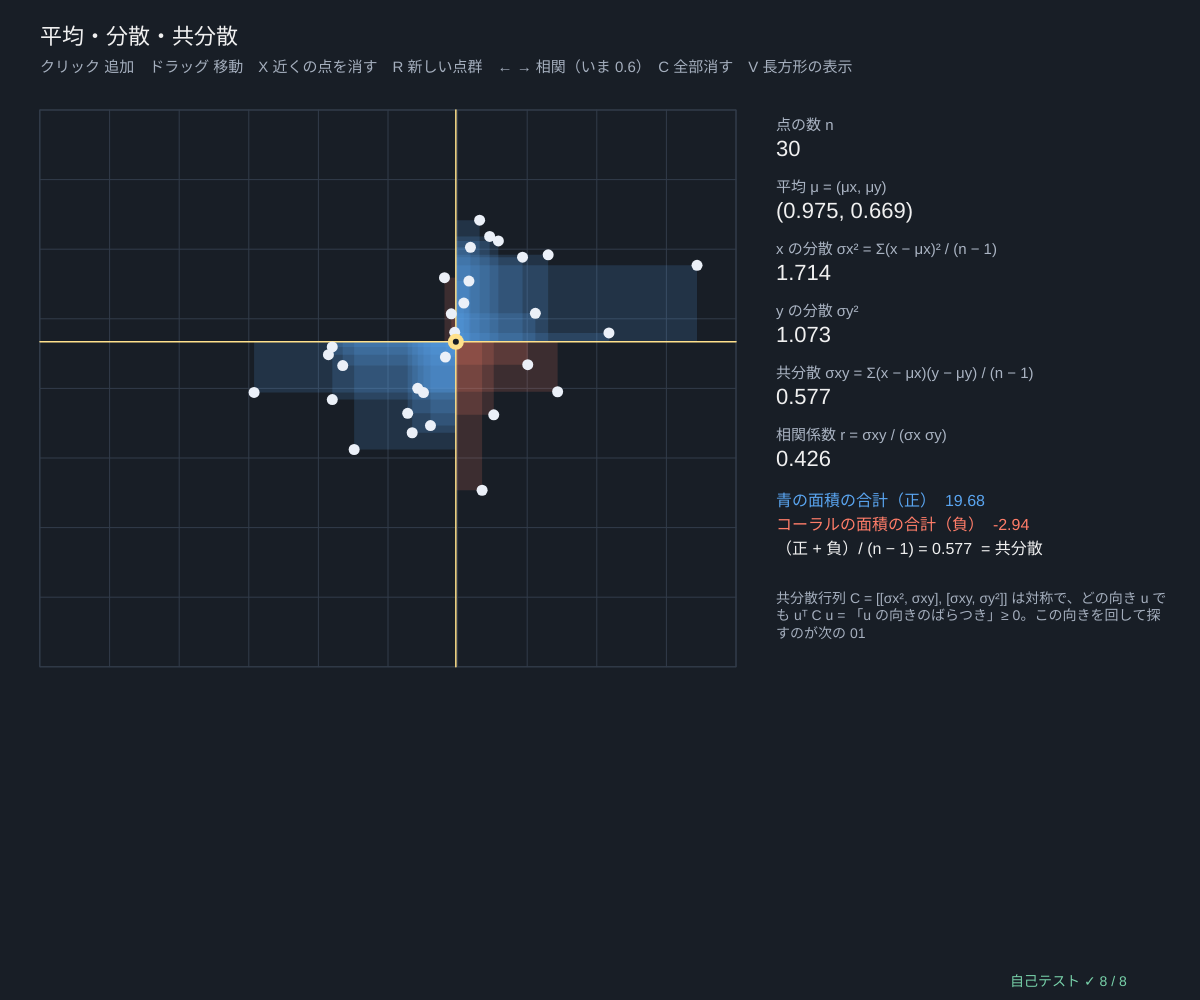
Frame 1 (no input)
Frame 60 (no input): identical to frame 1, image omitted
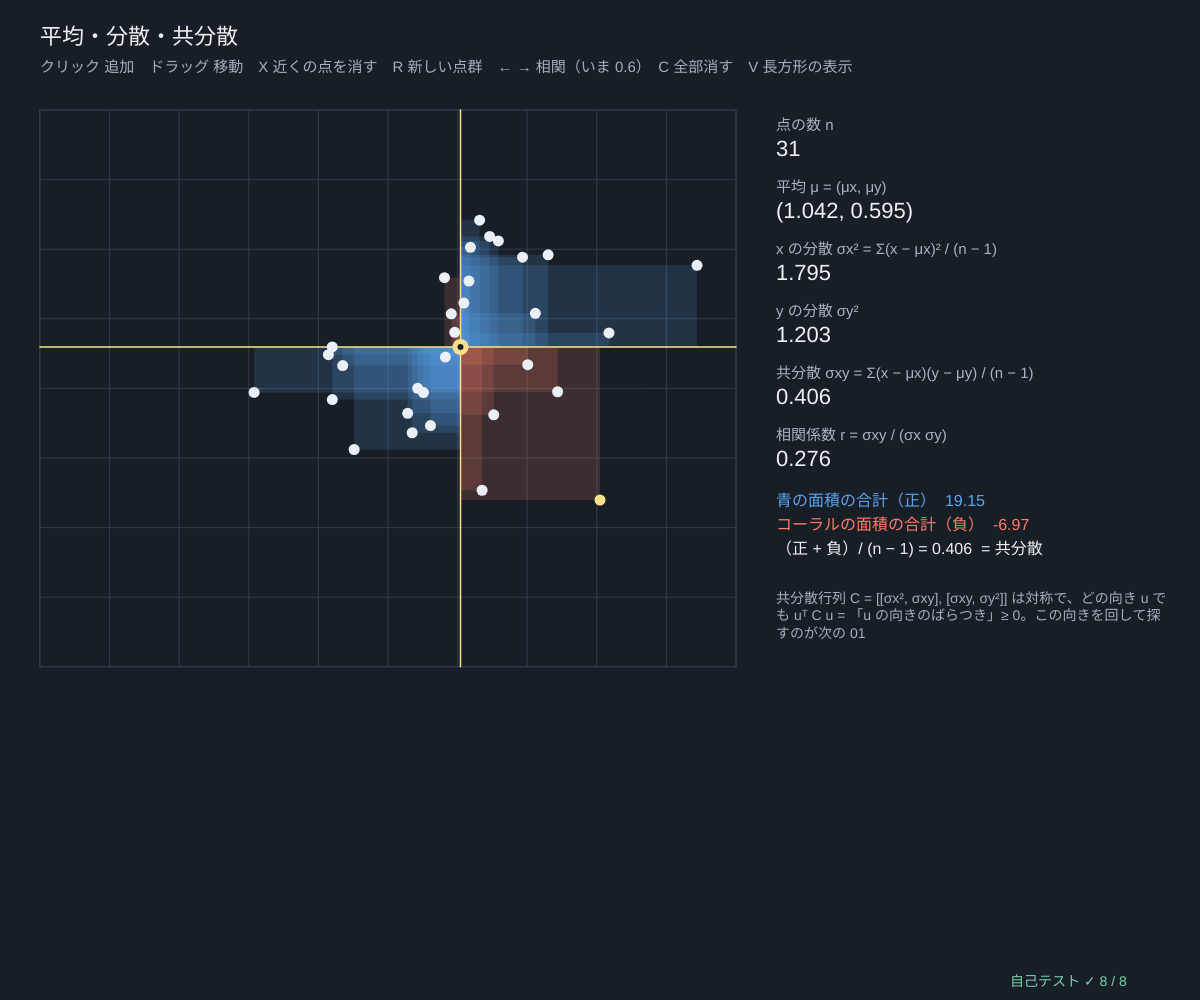
Frame 120 (the mouse pressed at the canvas centre since frame 60)

The p5.js sketch that drew these frames (run headless with seeded random() and noise() and a simulated clock; from frame 60 on, the mouse is pressed at the canvas centre):

// p5.js sketch
// ── sketch.js
// ============================================
// 00 平均・分散・共分散 ─ 点の集まりの「真ん中」と「ばらつき」を数で表す
// 平均（重心）μ、x と y の分散 = 平均からのずれの 2 乗の平均、共分散 = (x のずれ) × (y のずれ) の平均
//   長方形 = 各点の (x − μx)(y − μy)。右上・左下（青）は正、左上・右下（コーラル）は負 → 合計 / (n − 1) が共分散
//   相関係数 r = 共分散 / (σx σy) は −1〜1。n − 1 で割る（不偏分散）約束はこのシリーズ全部で同じ
// クリック 点を追加 / ドラッグ 点を動かす / X 近くの点を消す / R 新しい点群 / ← → 相関の強さ / C 全部消す
// ============================================

let pts = [], dragI = -1, corrTarget = 0.6, seedP = 1, showRects = true;   // ★ corrTarget = R で作る点群の相関
const VIEW = { x0: -5, x1: 5, y0: -4, y1: 4 };   // ★ 画面に映すデータの範囲

function setup() { createCanvas(windowWidth, windowHeight); textWrap(CHAR); selfTest(); newCloud(); }
function newCloud() {
  seedRng(seedP); let r = corrTarget;
  pts = gaussCloud(30, [0.5, 0.2], [[2.2, r * Math.sqrt(2.2 * 1.3)], [r * Math.sqrt(2.2 * 1.3), 1.3]]).map((p) => [clampv(p[0], VIEW.x0, VIEW.x1), clampv(p[1], VIEW.y0, VIEW.y1)]);
}
// ★ 平均・分散・共分散・相関を計算（点が 2 個未満なら 0）
function stats(P) {
  if (P.length < 1) return { mu: [0, 0], vx: 0, vy: 0, cxy: 0, r: 0, n: 0 };
  let C = covMatrix(P), mu = colMeans(P), r = C[0][0] > 1e-12 && C[1][1] > 1e-12 ? C[0][1] / Math.sqrt(C[0][0] * C[1][1]) : 0;
  return { mu, vx: C[0][0], vy: C[1][1], cxy: C[0][1], r: clampv(r, -1, 1), n: P.length, C };
}
function plotBox() { let s = Math.min((width * 0.58) / (VIEW.x1 - VIEW.x0), (height - 170) / (VIEW.y1 - VIEW.y0)); return { s, ox: 40 + (s * (VIEW.x1 - VIEW.x0)) / 2, oy: 110 + (s * (VIEW.y1 - VIEW.y0)) / 2 }; }
function toScr(p) { let b = plotBox(); return [b.ox + p[0] * b.s, b.oy - p[1] * b.s]; }
function toData(x, y) { let b = plotBox(); return [clampv((x - b.ox) / b.s, VIEW.x0, VIEW.x1), clampv((b.oy - y) / b.s, VIEW.y0, VIEW.y1)]; }

function draw() {
  background(24, 30, 38);
  let st = stats(pts), b = plotBox(), m = toScr(st.mu);
  // ---- 座標と枠
  stroke(50, 60, 74); strokeWeight(1); noFill(); rect(b.ox + VIEW.x0 * b.s, b.oy - VIEW.y1 * b.s, (VIEW.x1 - VIEW.x0) * b.s, (VIEW.y1 - VIEW.y0) * b.s);
  for (let gx = VIEW.x0; gx <= VIEW.x1; gx++) line(b.ox + gx * b.s, b.oy - VIEW.y1 * b.s, b.ox + gx * b.s, b.oy - VIEW.y0 * b.s);
  for (let gy = VIEW.y0; gy <= VIEW.y1; gy++) line(b.ox + VIEW.x0 * b.s, b.oy - gy * b.s, b.ox + VIEW.x1 * b.s, b.oy - gy * b.s);
  // ---- 偏差の長方形（正 = 青、負 = コーラル）
  let pos = 0, neg = 0;
  for (let p of pts) {
    let a = (p[0] - st.mu[0]) * (p[1] - st.mu[1]), q = toScr(p);
    if (a >= 0) pos += a; else neg += a;
    if (!showRects) continue;
    noStroke(); fill(a >= 0 ? color(90, 165, 240, 40) : color(255, 125, 105, 40)); rect(Math.min(m[0], q[0]), Math.min(m[1], q[1]), Math.abs(q[0] - m[0]), Math.abs(q[1] - m[1]));
  }
  // ---- 平均の十字と点
  stroke(255, 225, 140); strokeWeight(1.5); line(m[0], b.oy - VIEW.y1 * b.s, m[0], b.oy - VIEW.y0 * b.s); line(b.ox + VIEW.x0 * b.s, m[1], b.ox + VIEW.x1 * b.s, m[1]);
  pts.forEach((p, i) => { let q = toScr(p); noStroke(); fill(i === dragI ? color(255, 225, 140) : color(235, 240, 248)); circle(q[0], q[1], 11); });
  fill(255, 225, 140); circle(m[0], m[1], 16); fill(24, 30, 38); circle(m[0], m[1], 6);
  // ---- 数字
  let px = b.ox + VIEW.x1 * b.s + 40, y = 130;
  textAlign(LEFT, BASELINE); noStroke(); fill(240); textSize(22); text('平均・分散・共分散', 40, 44);
  fill(165, 175, 190); textSize(15); text('クリック 追加　ドラッグ 移動　X 近くの点を消す　R 新しい点群　← → 相関（いま ' + fmtN(corrTarget, 1) + '）　C 全部消す　V 長方形の表示', 40, 72);
  let rows = [
    ['点の数 n', String(st.n)],
    ['平均 μ = (μx, μy)', fmtVec(st.mu, 3)],
    ['x の分散 σx² = Σ(x − μx)² / (n − 1)', fmtN(st.vx, 3)],
    ['y の分散 σy²', fmtN(st.vy, 3)],
    ['共分散 σxy = Σ(x − μx)(y − μy) / (n − 1)', fmtN(st.cxy, 3)],
    ['相関係数 r = σxy / (σx σy)', fmtN(st.r, 3)],
  ];
  for (let [k, v] of rows) { fill(170, 180, 195); textSize(15); text(k, px, y); fill(240); textSize(22); text(v, px, y + 26); y += 62; }
  fill(90, 165, 240); textSize(16); text('青の面積の合計（正）  ' + fmtN(pos, 2), px, y + 4);
  fill(255, 125, 105); text('コーラルの面積の合計（負）  ' + fmtN(neg, 2), px, y + 28);
  fill(240); text('（正 + 負）/ (n − 1) = ' + fmtN(st.n > 1 ? (pos + neg) / (st.n - 1) : 0, 3) + '  = 共分散', px, y + 52);
  fill(165, 175, 190); textSize(14);
  text('共分散行列 C = [[σx², σxy], [σxy, σy²]] は対称で、どの向き u でも uᵀ C u = 「u の向きのばらつき」≥ 0。この向きを回して探すのが次の 01', px, y + 90, width - px - 30);
  drawSelfTest(width - 190, height - 14);
}

function nearest(x, y) { let best = -1, bd = 14; pts.forEach((p, i) => { let q = toScr(p), dd = Math.hypot(q[0] - x, q[1] - y); if (dd < bd) { bd = dd; best = i; } }); return best; }
function inPlot(x, y) { let b = plotBox(); return x > b.ox + VIEW.x0 * b.s && x < b.ox + VIEW.x1 * b.s && y > b.oy - VIEW.y1 * b.s && y < b.oy - VIEW.y0 * b.s; }
function mousePressed() { dragI = nearest(mouseX, mouseY); if (dragI < 0 && inPlot(mouseX, mouseY) && pts.length < 200) { pts.push(toData(mouseX, mouseY)); dragI = pts.length - 1; } }
function mouseDragged() { if (dragI >= 0 && pts[dragI]) pts[dragI] = toData(mouseX, mouseY); }
function mouseReleased() { dragI = -1; }
function keyPressed() {
  if (key === 'x' || key === 'X') { let i = nearest(mouseX, mouseY); if (i >= 0) pts.splice(i, 1); }
  if (key === 'r' || key === 'R') { seedP++; newCloud(); }
  if (key === 'c' || key === 'C') pts = [];
  if (key === 'v' || key === 'V') showRects = !showRects;
  if (key === LEFT_ARROW || key === RIGHT_ARROW) { corrTarget = clampv(Math.round((corrTarget + (key === RIGHT_ARROW ? 0.1 : -0.1)) * 10) / 10, -0.9, 0.9); newCloud(); }
  return false;
}

// ---- 自己テスト
function selfTest() {
  selfTestResults = [];
  seedRng(100);
  let okSym = true, okPsd = true, okAlt = true, okR = true, okShift = true;
  for (let t = 0; t < 30; t++) {
    let P = Array.from({ length: 5 + t }, () => [gaussRnd() * 3, gaussRnd() + 0.4 * t]), C = covMatrix(P), st = stats(P), n = P.length;
    if (C[0][1] !== C[1][0]) okSym = false;
    let e = eig2sym(C[0][0], C[0][1], C[1][1]); if (e.l2 < -1e-12 * (C[0][0] + C[1][1])) okPsd = false;
    let sxy = P.reduce((s, p) => s + p[0] * p[1], 0) / n;                     // 別の式：(Σxy/n − μx μy)·n/(n − 1)
    if (!near(C[0][1], ((sxy - st.mu[0] * st.mu[1]) * n) / (n - 1), 1e-9 * (1 + Math.abs(sxy)))) okAlt = false;
    if (!(st.r >= -1 && st.r <= 1)) okR = false;
    let C2 = covMatrix(P.map((p) => [p[0] + 7, 2 * p[1] - 3]));              // ずらしても同じ、2 倍すると 2 倍・4 倍
    if (!(near(C2[0][0], C[0][0], 1e-9) && near(C2[0][1], 2 * C[0][1], 1e-9) && near(C2[1][1], 4 * C[1][1], 1e-8))) okShift = false;
  }
  check('共分散行列は対称（30 個の点群）', okSym);
  check('共分散行列は半正定値（2×2 の小さいほうの固有値 ≥ 0）', okPsd);
  check('σxy = (Σxy/n − μx μy)·n/(n − 1) と一致', okAlt);
  check('相関係数は −1〜1', okR);
  check('平行移動で変わらない、y を 2 倍すると σxy は 2 倍・σy² は 4 倍', okShift);
  let L = [[0, 1], [1, 3], [2, 5], [3, 7]], Ln = L.map((p) => [p[0], -p[1]]);
  check('一直線の点は r = 1（傾きが負なら −1）', near(stats(L).r, 1, 1e-12) && near(stats(Ln).r, -1, 1e-12));
  seedRng(7); let big = gaussCloud(20000, [1, -2], [[2, 0.9], [0.9, 1]]), Cb = covMatrix(big);
  check('コレスキーで作った 20000 点の共分散 ≈ 指定した [[2, 0.9], [0.9, 1]]（±0.06）', maxAbsDiff(Cb, [[2, 0.9], [0.9, 1]]) < 0.06);
  let one = stats([[1, 2]]), none = stats([]);
  check('点が 0〜1 個でも NaN にならない', noNaN([one.vx, one.cxy, one.r, none.vx, none.r]) && one.vx === 0);
  reportSelfTest();
}

// ---------- やってみよう ----------
// 1. 右上に点を 1 つ足すと共分散はどう変わる？ 平均の真上に足したら？（長方形の面積 0）
// 2. ← → で相関を −0.9〜0.9 に変え、青とコーラルの面積の比べ方を見よう
// 3. 点を 1 列に並べると r = ±1 になる？ 縦一列だと？（σx = 0 のときは r を 0 と表示）
// 4. 全部の点を右へ 2 ずらしても、分散・共分散は変わらない。なぜ？
// 5. 「x の向き」「y の向き」以外の向きのばらつきは？ → 01 で直線を回して調べる

// ==================================================
// ここから下は「主成分分析の道具」（中身は読まなくても OK。消さないでね）
// ==================================================
// ---- 数の表示と安全のための道具
function clampv(v, a, b) { return v < a ? a : v > b ? b : v; }
function fin(v, fb) { return typeof v === 'number' && isFinite(v) ? v : fb === undefined ? 0 : fb; }   // NaN・∞ を fb に
function fmtN(v, d) {                                                  // 数を小数 d 桁で（NaN は「?」）
  if (typeof v !== 'number' || !isFinite(v)) return '?';
  let s = v.toFixed(d === undefined ? 2 : d);
  return /^-0(\.0*)?$/.test(s) ? s.slice(1) : s;
}
function fmtVec(v, d) { return '(' + v.map((x) => fmtN(x, d)).join(', ') + ')'; }
// ---- 種つきの乱数（同じ種なら毎回同じ列）
let rngState = 1;
function seedRng(s) { rngState = (s >>> 0) || 1; }
function rnd() {                       // 0〜1 の一様乱数（mulberry32）
  rngState = (rngState + 0x6d2b79f5) >>> 0;
  let t = rngState;
  t = Math.imul(t ^ (t >>> 15), t | 1);
  t ^= t + Math.imul(t ^ (t >>> 7), t | 61);
  return ((t ^ (t >>> 14)) >>> 0) / 4294967296;
}
function rndRange(a, b) { return a + (b - a) * rnd(); }
function gaussRnd() {                  // 標準正規分布（ボックス-ミュラー法）
  let u = Math.max(1e-12, rnd()), v = rnd();
  return Math.sqrt(-2 * Math.log(u)) * Math.cos(2 * Math.PI * v);
}
// ---- 行列の道具。データ X は「n 行 × d 列」（1 行 = 1 個のデータ）、ベクトルは配列
function zerosMat(n, m) { return Array.from({ length: n }, () => new Array(m).fill(0)); }
function eyeMat(n) { let I = zerosMat(n, n); for (let i = 0; i < n; i++) I[i][i] = 1; return I; }
function matT(A) { return A[0].map((_, j) => A.map((r) => r[j])); }
function matMul(A, B) {
  let n = A.length, q = B.length, m = B[0].length, C = zerosMat(n, m);
  for (let i = 0; i < n; i++) for (let k = 0; k < q; k++) { let a = A[i][k]; if (a === 0) continue; for (let j = 0; j < m; j++) C[i][j] += a * B[k][j]; }
  return C;
}
function matVec(A, x) { return A.map((r) => dotv(r, x)); }
function dotv(a, b) { let s = 0; for (let i = 0; i < a.length; i++) s += a[i] * b[i]; return s; }
function vlen(a) { return Math.sqrt(dotv(a, a)); }
function unitv(a) { let L = vlen(a); return L > 1e-300 ? a.map((x) => x / L) : a.map((_, i) => (i === 0 ? 1 : 0)); }
function maxAbsDiff(A, B) { let m = 0; for (let i = 0; i < A.length; i++) for (let j = 0; j < A[i].length; j++) m = Math.max(m, Math.abs(A[i][j] - B[i][j])); return m; }
function colMeans(X) {                 // 平均ベクトル（列ごとの平均）
  let d = X[0].length, mu = new Array(d).fill(0);
  for (let r of X) for (let j = 0; j < d; j++) mu[j] += r[j];
  return mu.map((s) => s / Math.max(1, X.length));
}
function centerCols(X, mu) { return X.map((r) => r.map((v, j) => v - mu[j])); }   // 平均を引く（中心化）
// ★ 共分散行列 C = Xcᵀ Xc / (n − 1)（n − 1 で割る「不偏」の約束。点が 1 個以下ならゼロ行列）
function covMatrix(X) {
  let n = X.length, d = X[0].length, mu = colMeans(X), C = zerosMat(d, d);
  if (n < 2) return C;
  for (let r of X) for (let i = 0; i < d; i++) { let a = r[i] - mu[i]; for (let j = i; j < d; j++) C[i][j] += a * (r[j] - mu[j]); }
  for (let i = 0; i < d; i++) for (let j = i; j < d; j++) { C[i][j] /= n - 1; C[j][i] = C[i][j]; }
  return C;
}
// ★ ヤコビ法（対称行列の固有値分解）：非対角を 1 つずつ回転で 0 にしていく。d ≤ 64 くらいまで
// 戻り値 vals = 固有値（大きい順）、vecs[k] = k 番目の固有ベクトル（長さ 1、いちばん大きい成分を正に）
function jacobiEigen(C, maxSweeps) {
  let d = C.length, A = C.map((r) => r.slice()), V = eyeMat(d);
  for (let sw = 0; sw < (maxSweeps || 80); sw++) {
    let off = 0, tot = 0;
    for (let i = 0; i < d; i++) for (let j = 0; j < d; j++) { let a = A[i][j] * A[i][j]; tot += a; if (i !== j) off += a; }
    if (!(off > 1e-30 * tot)) break;
    for (let p = 0; p < d - 1; p++) for (let q = p + 1; q < d; q++) {
      let apq = A[p][q];
      if (Math.abs(apq) < 1e-300) continue;
      let th = (A[q][q] - A[p][p]) / (2 * apq);
      let t = th === 0 ? 1 : Math.sign(th) / (Math.abs(th) + Math.sqrt(th * th + 1));
      let c = 1 / Math.sqrt(t * t + 1), s = t * c;
      for (let k = 0; k < d; k++) { let akp = A[k][p], akq = A[k][q]; A[k][p] = c * akp - s * akq; A[k][q] = s * akp + c * akq; }
      for (let k = 0; k < d; k++) { let apk = A[p][k], aqk = A[q][k]; A[p][k] = c * apk - s * aqk; A[q][k] = s * apk + c * aqk; }
      for (let k = 0; k < d; k++) { let vkp = V[k][p], vkq = V[k][q]; V[k][p] = c * vkp - s * vkq; V[k][q] = s * vkp + c * vkq; }
    }
  }
  let idx = Array.from({ length: d }, (_, i) => i).sort((a, b) => A[b][b] - A[a][a]);
  let vecs = idx.map((k) => { let v = V.map((r) => r[k]), big = 0; for (let i = 0; i < d; i++) if (Math.abs(v[i]) > Math.abs(v[big]) + 1e-12) big = i; return v[big] < 0 ? v.map((x) => -x) : v; });
  return { vals: idx.map((k) => A[k][k]), vecs };
}
function traceOf(C) { let s = 0; for (let i = 0; i < C.length; i++) s += C[i][i]; return s; }
// C V = V Λ の残り（いちばん大きいずれ）と、固有ベクトルどうしの直交のずれ
function eigResidual(C, eg) { let m = 0; eg.vecs.forEach((v, k) => { let Cv = matVec(C, v); for (let i = 0; i < v.length; i++) m = Math.max(m, Math.abs(Cv[i] - eg.vals[k] * v[i])); }); return m; }
function orthoError(vecs) { let m = 0; for (let a = 0; a < vecs.length; a++) for (let b = 0; b < vecs.length; b++) m = Math.max(m, Math.abs(dotv(vecs[a], vecs[b]) - (a === b ? 1 : 0))); return m; }
// 射影（主成分得点）と復元：score = (x − μ)·v_k、x_hat = μ + Σ score_k v_k（k 個まで）
function projectData(X, mu, vecs, k) { return X.map((r) => vecs.slice(0, k).map((v) => { let s = 0; for (let j = 0; j < r.length; j++) s += (r[j] - mu[j]) * v[j]; return s; })); }
function reconstructRow(score, mu, vecs) { let x = mu.slice(); score.forEach((s, k) => { for (let j = 0; j < x.length; j++) x[j] += s * vecs[k][j]; }); return x; }
function angleBetween(u, v) {          // 向きのちがい（符号は無視、0〜90°）。小さい角も正確に：atan2(‖v − (v·u)u‖, |v·u|)
  let a = unitv(u), b = unitv(v), c = dotv(a, b), r = 0; for (let i = 0; i < a.length; i++) r += (b[i] - c * a[i]) ** 2;
  return (Math.atan2(Math.sqrt(r), Math.abs(c)) * 180) / Math.PI;
}
function corrOf(a, b) {                // 相関係数
  let n = a.length, ma = a.reduce((s, v) => s + v, 0) / n, mb = b.reduce((s, v) => s + v, 0) / n, sab = 0, saa = 0, sbb = 0;
  for (let i = 0; i < n; i++) { sab += (a[i] - ma) * (b[i] - mb); saa += (a[i] - ma) ** 2; sbb += (b[i] - mb) ** 2; }
  return saa > 0 && sbb > 0 ? sab / Math.sqrt(saa * sbb) : 0;
}
// ---- 2×2 対称行列 [[a, b], [b, c]] の固有値・固有ベクトル（解の公式）
function eig2sym(a, b, c) {
  let tr = a + c, h = Math.sqrt(((a - c) / 2) ** 2 + b * b), l1 = tr / 2 + h, l2 = tr / 2 - h;
  let v1 = Math.abs(b) > 1e-14 * (Math.abs(a) + Math.abs(c) + 1e-300) ? unitv([l1 - c, b]) : a >= c ? [1, 0] : [0, 1];
  if (v1[0] < 0 || (v1[0] === 0 && v1[1] < 0)) v1 = [-v1[0], -v1[1]];
  return { l1, l2, v1, v2: [-v1[1], v1[0]], angle: (Math.atan2(v1[1], v1[0]) * 180) / Math.PI };
}
// ---- 好きな共分散の正規分布の点群：x = μ + L z（C = L Lᵀ、コレスキー分解）
function cholesky(C) {
  let d = C.length, L = zerosMat(d, d);
  for (let i = 0; i < d; i++) for (let j = 0; j <= i; j++) {
    let s = C[i][j]; for (let k = 0; k < j; k++) s -= L[i][k] * L[j][k];
    L[i][j] = i === j ? Math.sqrt(Math.max(s, 1e-15)) : s / L[j][j];
  }
  return L;
}
function gaussCloud(n, mu, C) { let L = cholesky(C); return Array.from({ length: n }, () => { let z = mu.map(() => gaussRnd()); return mu.map((m, i) => m + dotv(L[i], z)); }); }
function covFromAxes(s1, s2, deg) {    // 長軸の標準偏差 s1、短軸 s2、長軸の角度 deg（度）の 2×2 共分散
  let t = (deg * Math.PI) / 180, c = Math.cos(t), s = Math.sin(t);
  return [[c * c * s1 * s1 + s * s * s2 * s2, c * s * (s1 * s1 - s2 * s2)], [c * s * (s1 * s1 - s2 * s2), s * s * s1 * s1 + c * c * s2 * s2]];
}
// ---- 自己テストの道具
let selfTestResults = [];
function check(name, cond) { selfTestResults.push({ name, ok: !!cond }); }
function near(a, b, tol) { return a !== null && a !== undefined && isFinite(a) && Math.abs(a - b) <= (tol === undefined ? 1e-9 : tol); }
function noNaN(v) { return Array.isArray(v) ? v.every(noNaN) : !(typeof v === 'number' && !isFinite(v)); }
function reportSelfTest() { for (let r of selfTestResults) (r.ok ? console.log : console.error)((r.ok ? '✓ ' : '✗ ') + r.name); }
function selfTestLine() { let n = selfTestResults.filter((r) => r.ok).length; return '自己テスト ' + (n === selfTestResults.length && n > 0 ? '✓ ' : '✗ ') + n + ' / ' + selfTestResults.length; }
function selfTestOk() { return selfTestResults.length > 0 && selfTestResults.every((r) => r.ok); }
function drawSelfTest(x, y) { noStroke(); fill(selfTestOk() ? color(120, 210, 170) : color(255, 90, 90)); textSize(14); textAlign(LEFT, BASELINE); text(selfTestLine(), x, y); }
